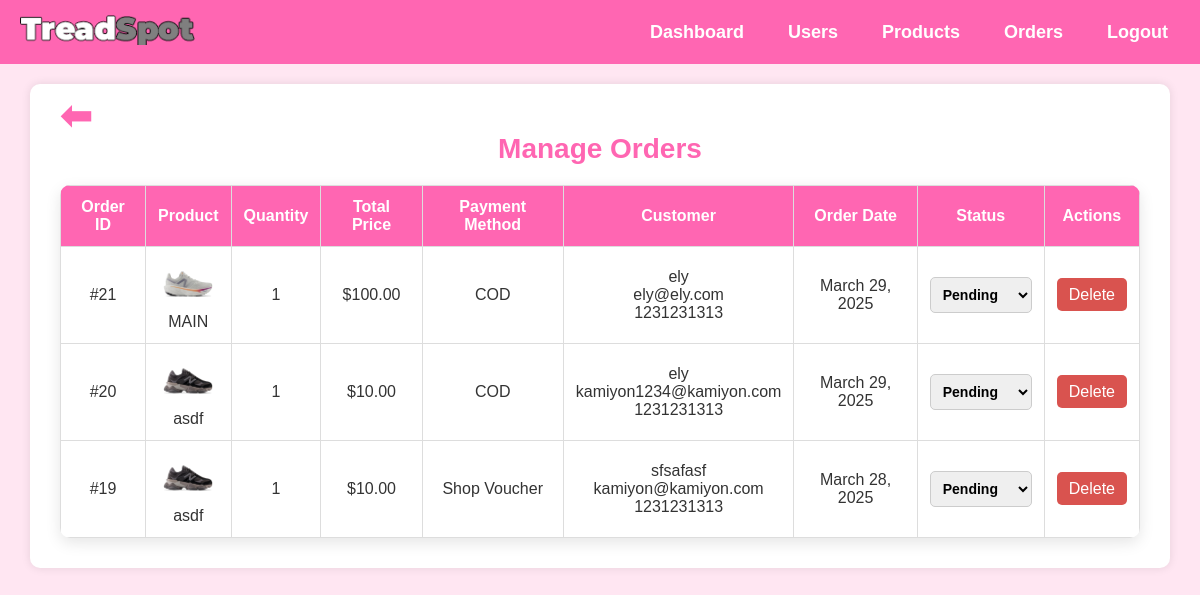
The app's page /admin/manage_orders.php (signed in), older data.
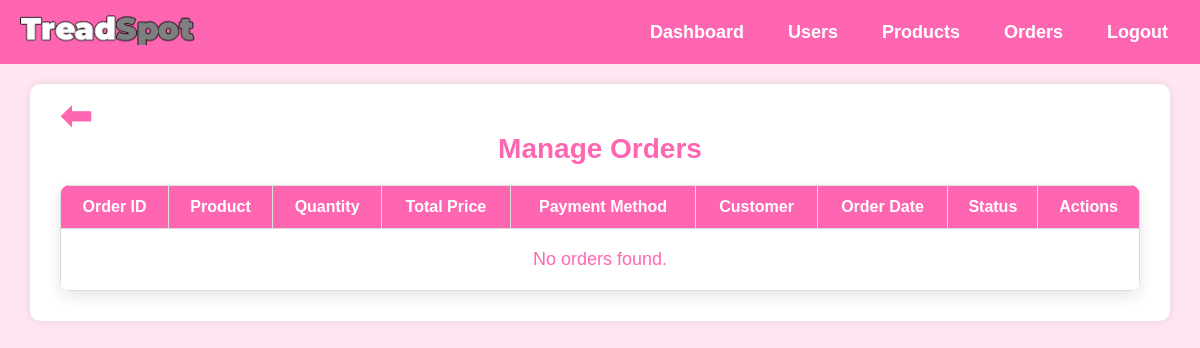
The same page, newer data.
### tables this page shows
CREATE TABLE `orders` (
  `id` int(11) NOT NULL,
  `user_id` int(11) NOT NULL,
  `product_id` int(11) NOT NULL,
  `full_name` varchar(255) NOT NULL,
  `email` varchar(255) NOT NULL,
  `phone` varchar(20) NOT NULL,
  `quantity` int(11) NOT NULL,
  `total_price` decimal(10,2) NOT NULL,
  `payment_method` enum('COD','GCash','Credit Card','Shop Voucher') NOT NULL,
  `shipping_address` text NOT NULL,
  `order_date` timestamp NOT NULL DEFAULT current_timestamp()
);

CREATE TABLE `products` (
  `id` int(11) NOT NULL,
  `name` varchar(255) NOT NULL,
  `description` text NOT NULL,
  `price` decimal(10,2) NOT NULL,
  `image` varchar(255) NOT NULL,
  `created_at` timestamp NOT NULL DEFAULT current_timestamp()
);

### admin/manage_orders.php (the view, shortened to what this page needs)
<?php
include '../config/config.php';
$order_query = "SELECT orders.id, orders.quantity, orders.total_price, orders.payment_method,
                       orders.shipping_address, orders.full_name, orders.email, orders.phone, orders.order_date,
                       products.name AS product_name, products.image, orders.status
                FROM orders
                JOIN products ON orders.product_id = products.id
                ORDER BY orders.order_date DESC";
$order_result = $conn->query($order_query);
?>
<!DOCTYPE html>
<html lang="en">
<head>
    <link rel="stylesheet" href="styles/manage_orders_style.css">
</head>
<body>
    <?php include 'admin_navbar.php'; ?>
    <div class="admin-container">
        <a href="index.php" class="back-btn">⬅</a>
        <h1>Manage Orders</h1>
        <table>
            <thead>
                <tr>
                    <th>Order ID</th>
                    <th>Product</th>
                    <th>Quantity</th>
                    <th>Total Price</th>
                    <th>Payment Method</th>
                    <th>Customer</th>
                    <th>Order Date</th>
                    <th>Status</th>
                    <th>Actions</th>
                </tr>
            </thead>
            <tbody>
                <?php
                if ($order_result->num_rows > 0) {
                    while ($order = $order_result->fetch_assoc()) {
                        echo "<tr>
                            <td>#{$order['id']}</td>
                            <td>
                                <img src='../uploads/{$order['image']}' alt='{$order['product_name']}' class='order-img'>
                                <br>{$order['product_name']}
                            </td>
                            <td>{$order['quantity']}</td>
                            <td>$" . number_format($order['total_price'], 2) . "</td>
                            <td>{$order['payment_method']}</td>
                            <td>{$order['full_name']}<br>{$order['email']}<br>{$order['phone']}</td>
                            <td>" . date("F j, Y", strtotime($order['order_date'])) . "</td>
                            <td>
                                <select name='status' class='status-dropdown' data-id='{$order['id']}'>
                                    <option value='Pending' ". ($order['status'] == 'Pending' ? 'selected' : '') .">Pending</option>
                                    <option value='Complete' ". ($order['status'] == 'Complete' ? 'selected' : '') .">Complete</option>
                                    <option value='Canceled' ". ($order['status'] == 'Canceled' ? 'selected' : '') .">Canceled</option>
                                </select>
                            </td>
                            <td>
                                <a href='manage_order_delete.php?id={$order['id']}' class='delete-btn' onclick='return confirm(\"Are you sure you want to delete this order?\");'>Delete</a>
                            </td>
                        </tr>";
                    }
                } else {
                    echo "<tr><td colspan='9' class='no-orders'>No orders found.</td></tr>";
                }
                ?>
            </tbody>
        </table>
    </div>
</body>
</html>

Row changes from the older to the newer data that the page shows:
removed orders: id "21", product.image (picture), product.name "MAIN", quantity "1", total_price "100.00", payment_method "COD", full_name "ely", email "ely@ely.com", phone "1231231313", order_date "March 29, 2025", status "Pending"
removed orders: id "20", product.image (picture), product.name "asdf", quantity "1", total_price "10.00", payment_method "COD", full_name "ely", email "kamiyon1234@kamiyon.com", phone "1231231313", order_date "March 29, 2025", status "Pending"
removed orders: id "19", product.image (picture), product.name "asdf", quantity "1", total_price "10.00", payment_method "Shop Voucher", full_name "sfsafasf", email "kamiyon@kamiyon.com", phone "1231231313", order_date "March 28, 2025", status "Pending"
Text that changed along with them:
text now shown: "No orders found."
